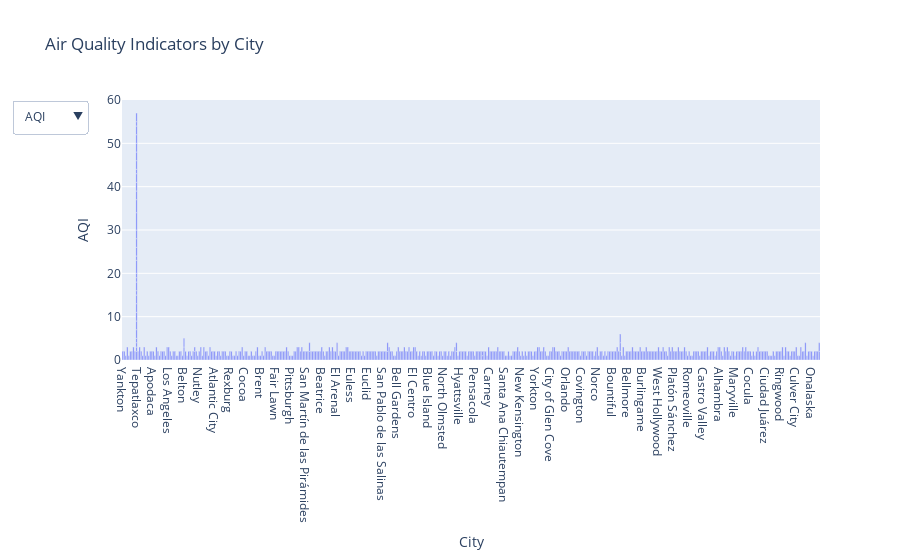

The notebook cell this image was saved under:
### Code cell
# Define a list of available pollution indicators
pollution_indicators = ['AQI', 'CO', 'NH3', 'NO2', 'O3', 'PM10', 'PM2.5', 'SO2']

# Create the initial figure (using AQI by default)
fig = px.bar(map_data, x='City', y='AQI', title="Air Quality Indicators by City")

# Update the layout to include a dropdown
fig.update_layout(
    updatemenus=[
        {
            'buttons': [
                {'method': 'update', 'label': indicator, 'args': [{'y': [map_data[indicator]]}, {'title': f"{indicator} by City"}]} 
                for indicator in pollution_indicators
            ],
            'direction': 'down',
            'showactive': True,
        }
    ]
)

# Show the figure
fig.show()

### Figure 1 — Plotly figure (JSON) as saved in the notebook; plotly's stock layout.template omitted (floating-point values rounded to 4 significant figures; data arrays with more than 128 entries replaced by an {"elided": "..."} marker saying what was removed)
{"data": [{"alignmentgroup": "True", "hovertemplate": "City=%{x}<br>AQI=%{y}<extra></extra>", "legendgroup": "", "marker": {"color": "#636efa", "pattern": {"shape": ""}}, "name": "", "offsetgroup": "", "orientation": "v", "showlegend": false, "textposition": "auto", "type": "bar", "x": {"elided": "495 str values"}, "xaxis": "x", "y": {"elided": "495 int values"}, "yaxis": "y"}], "layout": {"barmode": "relative", "legend": {"tracegroupgap": 0}, "title": {"text": "Air Quality Indicators by City"}, "updatemenus": [{"buttons": [{"args": [{"y": {"elided": "1x495 int values"}}, {"title": "AQI by City"}], "label": "AQI", "method": "update"}, {"args": [{"y": {"elided": "1x495 float values"}}, {"title": "CO by City"}], "label": "CO", "method": "update"}, {"args": [{"y": {"elided": "1x495 float values"}}, {"title": "NH3 by City"}], "label": "NH3", "method": "update"}, {"args": [{"y": {"elided": "1x495 float values"}}, {"title": "NO2 by City"}], "label": "NO2", "method": "update"}, {"args": [{"y": {"elided": "1x495 float values"}}, {"title": "O3 by City"}], "label": "O3", "method": "update"}, {"args": [{"y": {"elided": "1x495 float values"}}, {"title": "PM10 by City"}], "label": "PM10", "method": "update"}, {"args": [{"y": {"elided": "1x495 float values"}}, {"title": "PM2.5 by City"}], "label": "PM2.5", "method": "update"}, {"args": [{"y": {"elided": "1x495 float values"}}, {"title": "SO2 by City"}], "label": "SO2", "method": "update"}], "direction": "down", "showactive": true}], "xaxis": {"anchor": "y", "domain": [0, 1], "title": {"text": "City"}}, "yaxis": {"anchor": "x", "domain": [0, 1], "title": {"text": "AQI"}}}}
